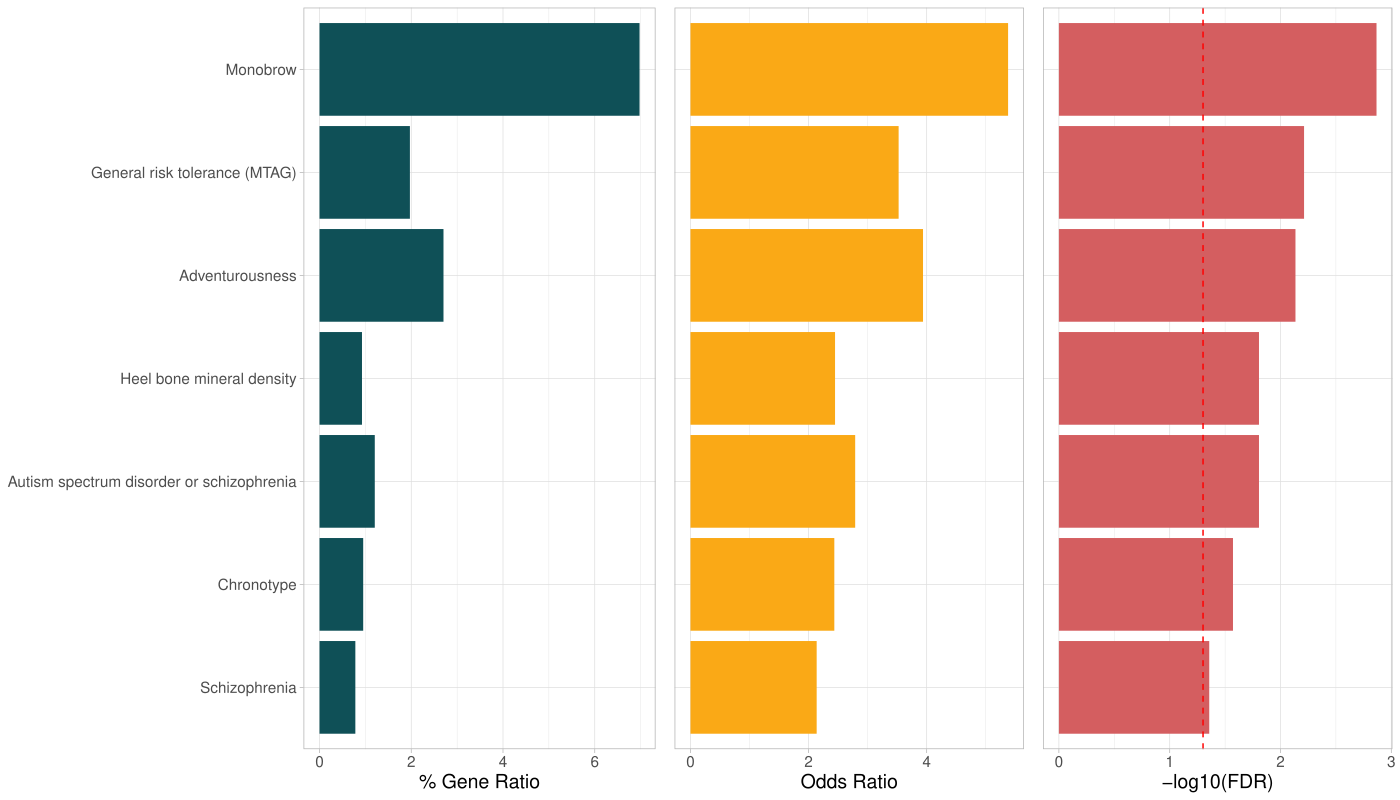

Generate this figure with R:
##################################################
## Project: DexStim Mouse Brain
## Date: 30.11.2021
## Author: Nathalie
##################################################
# GWAS enrichment plot for manuscript 
# Tcf4 neighbours?

library(readxl)
library(dplyr)
library(ggplot2)
library(ggpubr)

# 1. Pathway enrichment for Abcd1 and neighbours

data <- read_xlsx(path = "~/Documents/ownCloud/DexStim_RNAseq_Mouse/manuscript/Figures/Figure IV_GWAS/TCF4/FUMA_diffTcf4PFCnetwork_gene2func68788/FUMA_diffPFCTcf4.xlsx",
                  sheet = "GWAS")

data <- arrange(data, desc(`[-log10]`))
data$`my adj p` <- as.numeric(data$`my adj p`)
data <- data[data$`my adj p` <= 0.05,]
data <- data[!is.na(data$`my adj p`),]

# GeneSet as factor 
data$GeneSet <- factor(data$GeneSet, levels = data$GeneSet)


# bar plot gene ratio
gr <- ggplot(data, aes(x = GeneSet, y = `Genes ratio`) ) +
  geom_bar(position =  position_dodge2(reverse=TRUE), stat="identity", fill = "#0F5057") +
  scale_fill_manual() +
  theme_light() +
  coord_flip() +
  scale_x_discrete(limits = rev) +
  theme(text = element_text(size= 14)) +
  ylab("% Gene Ratio") +
  labs(x = NULL)

# bar plot odds ratio
or <- ggplot(data, aes(x = GeneSet, y = `OR[log2(a*d)-log2(b*c)]`) ) +
  geom_bar(position =  position_dodge2(reverse=TRUE), stat="identity", fill = "#FAA916") +
  scale_fill_manual() +
  theme_light() +
  coord_flip() +
  scale_x_discrete(limits = rev) +
  theme(text = element_text(size= 14)) +
  ylab("Odds Ratio") +
  labs(x = NULL)

# barplot fdr p-value
fdr <- ggplot(data, aes(x = GeneSet, y = `[-log10]`) ) +
  geom_bar(position =  position_dodge2(reverse=TRUE), stat="identity", fill = "#D45E60") +
  geom_hline(yintercept = -log10(0.05),linetype="dashed", color = "red") + 
  theme_light() +
  coord_flip() +
  scale_x_discrete(limits = rev) +
  theme(text = element_text(size= 14)) +
  ylab("-log10(FDR)") +
  labs(x = NULL)

# combined barplot
comb <- ggarrange(gr, 
                  or + 
                    theme(axis.text.y = element_blank(),
                          axis.ticks.y = element_blank(),
                          axis.title.y = element_blank() ),
                  fdr + 
                    theme(axis.text.y = element_blank(),
                          axis.ticks.y = element_blank(),
                          axis.title.y = element_blank() ), 
                  nrow = 1,
                  widths = c(1.8,1,1))

ggexport(comb, filename = "14_FigureSIV_gwas.pdf", width = 14, height = 8)
